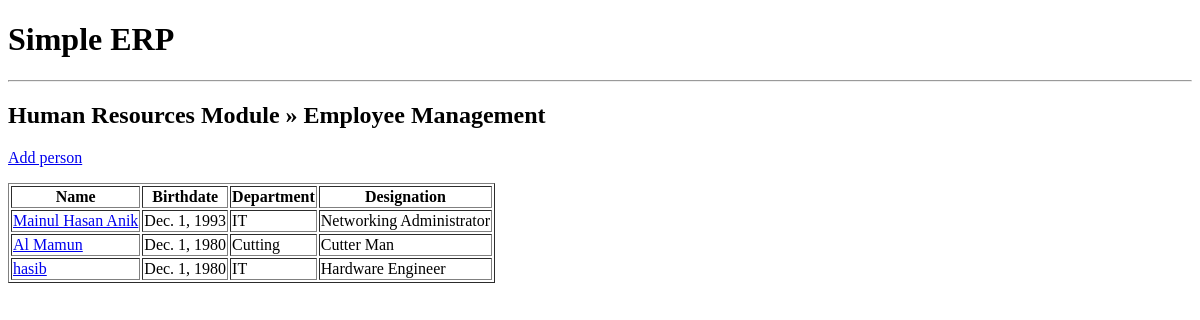
/employee/, run on an earlier commit of the app's database.
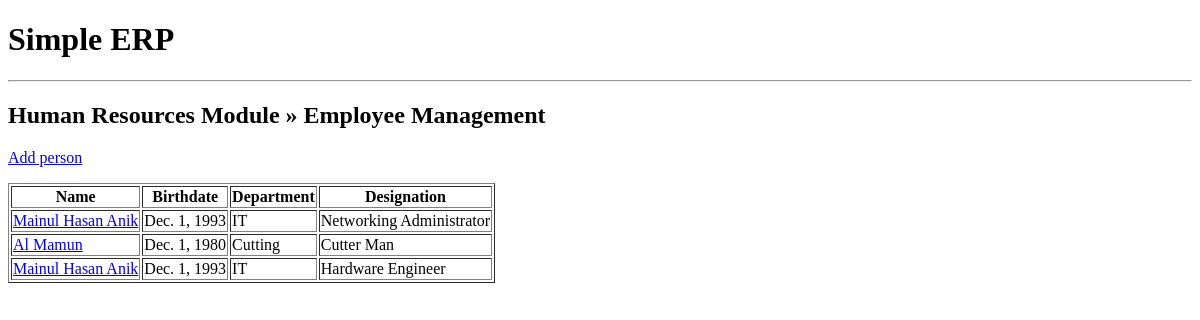
And on a later commit of the database.
### employee/models.py (models this page shows, shortened)
class Employee(models.Model):
    name = models.CharField(max_length=100)
    birthdate = models.DateField(null=True, blank=True)
    department = models.ForeignKey(Department, on_delete=models.SET_NULL, null=True)
    designation = models.ForeignKey(Designation, on_delete=models.SET_NULL, null=True)

class Department(models.Model):
    name = models.CharField(max_length=30)

class Designation(models.Model):
    department = models.ForeignKey(Department, on_delete=models.CASCADE)
    name = models.CharField(max_length=30)

### employee/views.py (the view)
# urls.py: path('', views.EmployeeListView.as_view(), name='employee_changelist'),
class EmployeeListView(ListView):
    model = Employee
    context_object_name = 'employee'

### employee/templates/employee/employee_list.html (shortened to what this page needs)
{% extends 'base.html' %}
{% block content %}
  <h2>Human Resources Module » Employee Management</h2>
  <p>
    <a href="{% url 'employee_add' %}">Add person</a>
  </p>
  <table border="1">
    <thead>
      <tr>
        <th>Name</th>
        <th>Birthdate</th>
        <th>Department</th>
        <th>Designation</th>
      </tr>
    </thead>
    <tbody>
      {% for person in employee %}
        <tr>
          <td><a href="{% url 'employee_change' person.pk %}">{{ person.name }}</a></td>
          <td>{{ person.birthdate }}</td>
          <td>{{ person.department.name }}</td>
          <td>{{ person.designation.name }}</td>
        </tr>
      {% empty %}
        <tr>
          <td colspan="4">No person in the database. <a href="{% url 'employee_add' %}">Add the first person</a>.</td>
        </tr>
      {% endfor %}
    </tbody>
  </table>
{% endblock %}

What changed in the data, as far as the page shows it:
changed Employee "Hardware Engineer": name "hasib" → "Mainul Hasan Anik"; birthdate "Dec. 1, 1980" → "Dec. 1, 1993"
